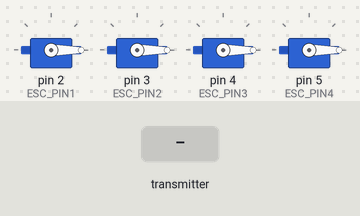
This sketch was run on a simulated Arduino Uno, built with avr-gcc and run on an emulated ATmega328P. On the bench: 4 × servo. Wiring (inferred from the names in the program): MPU-6050 motion sensor at I2C address 0x68. The test bench sets the inputs (shaded band). No radio packets arrive unless stated; what the sketch prints to the serial monitor is not drawn.

Above: at 1.8 s.
1.9 s: the transmitter starts sending Throttle = 256
At 2.3 s:
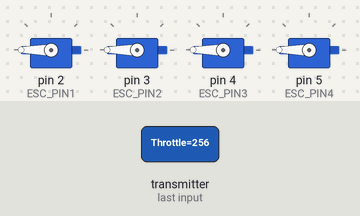
3.4 s: the transmitter starts sending Throttle = 0
At 4.6 s:
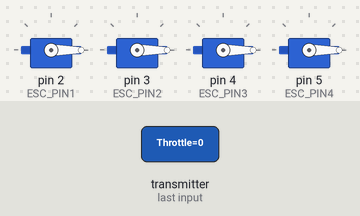
Timing chart, 0 to 6.4 s (numbered marks = the images above; inputs shaded):
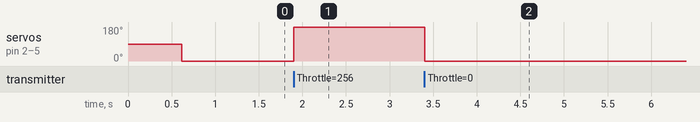

Measured:
- after the input at 1.9 s, servo on pin 2 (ESC_PIN1), servo on pin 3 (ESC_PIN2), servo on pin 4 (ESC_PIN3), servo on pin 5 (ESC_PIN4): 0° → 180° at once
- after the input at 3.4 s, servo on pin 2 (ESC_PIN1), servo on pin 3 (ESC_PIN2), servo on pin 4 (ESC_PIN3), servo on pin 5 (ESC_PIN4): 180° → 0° at once

The sketch:

DroneFlightController.ino
```cpp
#include <MadgwickAHRS.h>
#include <Servo.h>
#include <nRF24L01.h>
#include <RF24.h>
#include <Wire.h>
#include <SPI.h>

//Config
#define WRITE_TO_MOTOR_ENABLED    //write to motors if enabled
#define TRACE_ENABLED             //Enables time recorded for each section placed

#include "PID.h"
#include "Trace.h"

#define ESC_PIN1 2
#define ESC_PIN2 3
#define ESC_PIN3 4
#define ESC_PIN4 5

#define CE 9
#define CSN 10

Servo mtr1;
Servo mtr2;
Servo mtr3;
Servo mtr4;

RF24 Radio(CSN, CE);


//NRF24 Data
const byte Address[6] = "00001";


//IMU Data
const int MPU = 0x68; // MPU6050 I2C address
float AccX, AccY, AccZ;
float GyroX, GyroY, GyroZ;

//PID Constent Values
PID_Solver RollPID;
PID_Solver PitchPID;
PID_Solver YawPID;

FConstant RollConst;
FConstant PitchConst;
FConstant YawConst;

//Time Data
unsigned long CurrentTime = 0;
unsigned long PreviousTime = 0;
float DeltaTime= 0;

//Filter Algorithm Values
const float Frequncy = 16.00f;

//Motors
unsigned int M1, M2, M3, M4;

//Remote Data
struct FRFData
{
  int Throttle;
  int Yaw;
  int Pitch;
  int Roll;
  bool bIsArmed;
} RFData;

Madgwick Filter;

void InitRadio()
{
  Radio.begin();
  Radio.openReadingPipe(0, Address);
  Radio.setDataRate(RF24_250KBPS);
  Radio.setPALevel(RF24_PA_MAX);
  Radio.startListening();

  delay(200);
}

void InitMtrDriver()
{
  mtr1.attach(ESC_PIN1, 1000, 2000);
  mtr2.attach(ESC_PIN2, 1000, 2000);
  mtr3.attach(ESC_PIN3, 1000, 2000);
  mtr4.attach(ESC_PIN4, 1000, 2000);

  delay(200);
}

void InitIMU()
{
  START_TRACE(WireCommunication)

  Wire.begin();                      // Initialize comunication
  Wire.beginTransmission(MPU);       // Start communication with MPU6050 // MPU=0x68
  Wire.write(0x6B);                  // Talk to the register 6B
  Wire.write(0x00);                  // Make reset - place a 0 into the 6B register
  Wire.endTransmission(true);

  END_TRACE(WireCommunication)

  delay(200);
}

void GetIMUValue()
{
  Wire.beginTransmission(MPU);
  Wire.write(0x3B); // Start with register 0x3B (ACCEL_XOUT_H)
  Wire.endTransmission(false);
  Wire.requestFrom(MPU, 6, true); // Read 6 registers total, each axis value is stored in 2 registers
  //For a range of +-2g, we need to divide the raw values by 16384, according to the datasheet
  AccX = (Wire.read() << 8 | Wire.read()) / 16384.0; // X-axis value
  AccY = (Wire.read() << 8 | Wire.read()) / 16384.0; // Y-axis value
  AccZ = (Wire.read() << 8 | Wire.read()) / 16384.0; // Z-axis value

   Wire.beginTransmission(MPU);
  Wire.write(0x43); // Gyro data first register address 0x43
  Wire.endTransmission(false);
  Wire.requestFrom(MPU, 6, true); // Read 4 registers total, each axis value is stored in 2 registers
  GyroX = (Wire.read() << 8 | Wire.read()) / 131.0; // For a 250deg/s range we have to divide first the raw value by 131.0, according to the datasheet
  GyroY = (Wire.read() << 8 | Wire.read()) / 131.0;
  GyroZ = (Wire.read() << 8 | Wire.read()) / 131.0;
}

void CleanIMUValues()
{
  GyroX *= DEG_TO_RAD;
  GyroY *= DEG_TO_RAD;
  GyroZ *= DEG_TO_RAD;

  float norm = sqrt(AccX*AccX + AccY*AccY + AccZ*AccZ);
  AccX /= norm;
  AccY /= norm;
  AccZ /= norm;
}

void InitPIDSolver()
{
  //RollConstants
  RollConst.Proportional  = 0.0f;
  RollConst.Integral      = 0.0f;
  RollConst.Derivative    = 0.0f;

  //PitchConstants
  PitchConst.Proportional = 0.0f;
  PitchConst.Integral     = 0.0f;
  PitchConst.Derivative   = 0.0f;

  //yawConstant
  YawConst.Proportional   = 0.0f;
  YawConst.Integral       = 0.0f;
  YawConst.Derivative     = 0.0f;

  RollPID.SetConstants(RollConst);
  PitchPID.SetConstants(PitchConst);
  YawPID.SetConstants(YawConst);
}

void setup() {

  Serial.begin(9600);

  Filter.begin(Frequncy);

  InitMtrDriver();

  InitRadio();

  InitIMU();

  InitPIDSolver();

}

void loop() {

  //TODO:
  //-ShutDown Control Signals for Motors based on Armed Booloen   COMPLETED
  //-Get IMU Raw data                                             COMPLETED
  //-Filter the IMU Raw Values                                    COMPLETED
  //-Check for Radio Transsmision                                 COMPLETED
  //-Calculate Target Rotations                                   COMPLETED
  //-Set PID Target Rotation                                      COMPLETED
  //-Calculate Drone Control Signals Using PID                    COMPLETED
  //-Send Control Signal to drones Moters                         COMPLETED

  PreviousTime = CurrentTime;
  CurrentTime = millis();
  DeltaTime = (CurrentTime - PreviousTime) / 1000.0f;

  RollPID.SetDeltaTime(DeltaTime);
  PitchPID.SetDeltaTime(DeltaTime);
  YawPID.SetDeltaTime(DeltaTime);

  //Get Radio Values
  if(Radio.available())
  {
    Radio.read(&RFData, sizeof(RFData));
  }

  RollPID.SetTargetValue(RFData.Roll);
  PitchPID.SetTargetValue(RFData.Pitch);
  YawPID.SetTargetValue(RFData.Yaw);

  CleanIMUValues();
  Filter.updateIMU(GyroX, GyroY, GyroZ, AccX, AccY, AccZ);

  RollPID.SetCurrentValue(Filter.getRoll());
  PitchPID.SetCurrentValue(Filter.getPitch());
  YawPID.SetCurrentValue(Filter.getYaw());

  RollPID.Solve();
  PitchPID.Solve();
  YawPID.Solve();

  //Calculate values for the motors and write to the motor Drivers
  //Add Throttle
  M1 += (int)RFData.Throttle;
  M2 += (int)RFData.Throttle;
  M3 += (int)RFData.Throttle;
  M4 += (int)RFData.Throttle;

  //Calculate for Roll
  M1 += PID_Solver::GetPIDValue(RollPID.GetResult());
  M3 += PID_Solver::GetPIDValue(RollPID.GetResult());

  M2 -= PID_Solver::GetPIDValue(RollPID.GetResult());
  M4 -= PID_Solver::GetPIDValue(RollPID.GetResult());

  //Calulate for Pitch
  M1 += PID_Solver::GetPIDValue(PitchPID.GetResult());
  M2 += PID_Solver::GetPIDValue(PitchPID.GetResult());

  M3 -= PID_Solver::GetPIDValue(PitchPID.GetResult());
  M4 -= PID_Solver::GetPIDValue(PitchPID.GetResult());

  //Calculate for Yaw
  M1 += PID_Solver::GetPIDValue(YawPID.GetResult());
  M4 += PID_Solver::GetPIDValue(YawPID.GetResult());

  M2 -= PID_Solver::GetPIDValue(YawPID.GetResult());
  M3 -= PID_Solver::GetPIDValue(YawPID.GetResult());

#ifdef WRITE_TO_MOTOR_ENABLED
  //Writing the calculated values back to Drivers
  if(!RFData.bIsArmed)
  {
    mtr1.write(M1);
    mtr2.write(M2);
    mtr3.write(M3);
    mtr4.write(M4);

    M1 = 0;
    M2 = 0;
    M3 = 0;
    M4 = 0;
  }

#endif

}
```

PID.cpp
```cpp
#include "PID.h"

PID_Solver::PID_Solver() //:
	//m_TargetValue(0.0f), m_CurrentValue(0.0f);
{

}

void PID_Solver::Init(FConstant InValues, bool bShouldEnableIntegral, bool bShouldEnableProportional, bool bShouldEnableDerivative)
{
	SetConstants(InValues);
	bIEnable = bShouldEnableIntegral;
	bPEnable = bShouldEnableProportional;
	bDEnable = bShouldEnableDerivative;
}

void PID_Solver::Tick()
{
	//Implement this in arduino IDE
}

static float PID_Solver::GetPIDValue(FResult* InValue)
{
	return InValue->Proportional + InValue->Integral + InValue->Derivative;
}

void PID_Solver::Solve()
{
	m_Error = m_TargetValue - m_CurrentValue;

	if (bPEnable)
	{
		m_ResultValues.Proportional = m_ConstantValues.Proportional * m_Error;
	}

	if (bIEnable)
	{
		m_ResultValues.Integral += m_ConstantValues.Integral * m_Error * m_DeltaTime;
	}

	if (bDEnable)
	{
		m_ResultValues.Derivative = (m_ConstantValues.Derivative * (m_Error - m_PastError)) / m_DeltaTime;
	}
  m_PastError = m_Error;
}

void PID_Solver::SetConstants(FConstant Values)
{
	m_ConstantValues.Integral = Values.Integral;
	m_ConstantValues.Derivative = Values.Integral;
	m_ConstantValues.Proportional = Values.Proportional;
}
```

PID.h
```cpp
#ifndef _PID_H_
#define _PID_H_

struct FConstant
{
	float Proportional{0.0f};
	float Integral{0.0f};
	float Derivative{0.0f};
};

typedef FConstant FResult;

class PID_Solver
{
public:

  PID_Solver();

	//void Init(FConstant InValues);

	void Init(FConstant InValues, bool bShouldEnableIntegral = true, bool bShouldEnableProportional = true, bool bShouldEnableDerivative = true);

	void Solve();

	void Tick();

  static float GetPIDValue(FResult* InValue);

private:

	float m_TargetValue{0.0f};
	float m_CurrentValue{0.0f};
	float m_Error{0.0f};
	float m_PastError{0.0f};

	float m_DeltaTime{0.0f};

	int m_ControlSignal;

	bool bIEnable{ false };
	bool bPEnable{ false };
	bool bDEnable{ false };

	FConstant m_ConstantValues;
	FResult m_ResultValues;

public:
	void SetConstants(FConstant Values);

	inline float GetTargetValue() const {return m_TargetValue;}
	inline void SetTargetValue(float NewValue) {m_TargetValue = NewValue;}

	inline float GetCurrentValue() const {return m_CurrentValue;}
	inline void SetCurrentValue(float NewValue) {m_CurrentValue = NewValue;}

	inline int GetControlSignal() const { return m_ControlSignal; }
	void SetControlSignal(int Invalue) { m_ControlSignal = Invalue; }

	inline FResult* GetResult() { return &m_ResultValues; }

	inline void SetDeltaTime(float InDeltaTime) { m_DeltaTime = InDeltaTime; }
};


#endif
```

Trace.h
```cpp
#ifndef _TRACE_
#define _TRACE_

#ifdef TRACE_ENABLED

#define START_TRACE(TraceName)                                          \
{ unsigned long TraceName##_EndTime = 0;                                \
unsigned long TraceName##_StartTimer = millis();


#define END_TRACE(TraceName)                                            \
TraceName##_EndTime = millis() - TraceName##_StartTimer;                \
Serial.println((String)#TraceName + " Time: " + TraceName##_EndTime + "ms"); }

#else

#define START_TRACE(TraceName){
#define END_TRACE(TraceName)}

#endif


#endif
```
